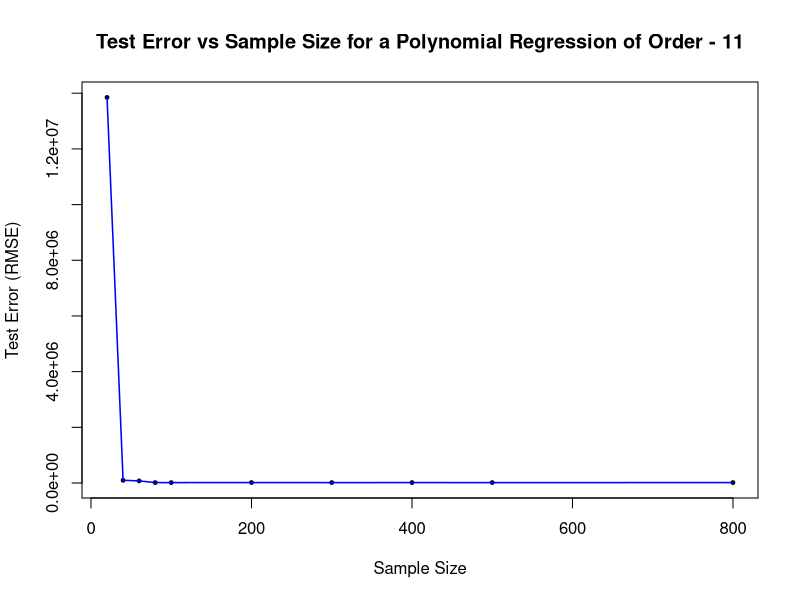

R code for this plot:
## Author: NiranjanKumar 

library(ggplot2)

#============================================================================================================
#OBJECTIVE: Analysis of Test Error (RMSE) for increase in Sample Size - Polynomial Regression of order 7 and 9
#============================================================================================================

## DATA
set.seed(0)

# Loading the data
region_data = read.csv("Data/region_view.csv")

head(region_data) #Top 5 rows of data

# Names of all columns in the data
names(region_data)

# Dimensions of the data
dim(region_data)

## Splitting the data - Test Observations 50 and Train Observations 1800
rand_data = sample(1:nrow(region_data),50)

test_data = region_data[rand_data,]  #Test data has 50 observations
train_data = region_data[-rand_data,] #Train data has 1800 observations

#=============================================================================================
# ANALYSING TEST ERROR FOR INCREASE IN NUMBER OF OBSERVATIONS FOR POLYNOMIAL REGRESSION OF ORDER 7
#=============================================================================================

## ANALYSING THE TEST ERROR FOR DIFFERENT SIZES OF TRAINING DATA. 
## WE WILL FIT POLYNOMIAL REGRESSION OF ORDER 7 FOR DIFFERENT SAMPLE SIZES 

sample_size = c()  # An empty vector to keep track of all different sample sizes
test_error_vec = c() # An empty vector to keep track of test error for different sample sizes

sizes = c(20, 40, 60, 80, 100, 200, 300, 400, 500, 800)


for (i in sizes){
  train_sample_data = train_data[sample(nrow(train_data),i),]
  
  # FITTING THE MODEL OF ORDER 7
  
  m7 <- lm(total_purchase_value ~ clicks + I(clicks^2) + I(clicks^3) + I(clicks^4) + I(clicks^5) + I(clicks^6) 
           + I(clicks^7), train_sample_data)
  
  
  #TRAIN AND TEST ACCURACY 
  sum(m7$residuals^2) #Training Error
  pred = predict(m7, newdata=test_data)
  test_error = sum((pred-test_data$total_purchase_value)^2) #Test Error
  
  #ADDING SAMPLE SIZE AND TEST ERROR TO VECTORS
  sample_size <- c(sample_size, i)
  test_error_vec <- c(test_error_vec, test_error)
}

#======================================================
##PLOTTING OF GRAPH

png("Plots/TestingError_SampleSize.png")


plot(sample_size, sqrt(test_error_vec), xlab = "Sample Size", ylab = "Test Error (RMSE)",
     pch = 19, cex = 0.5, main = "Test Error vs Sample Size for a Polynomial Regression of Order - 11")
lines(sample_size,sqrt(test_error_vec), col = 'blue', type = 'l', lwd = 1.5)

dev.off()

#======================================================================================================
#REPEAT ABOVE FOR ORDER 9 MODEL
